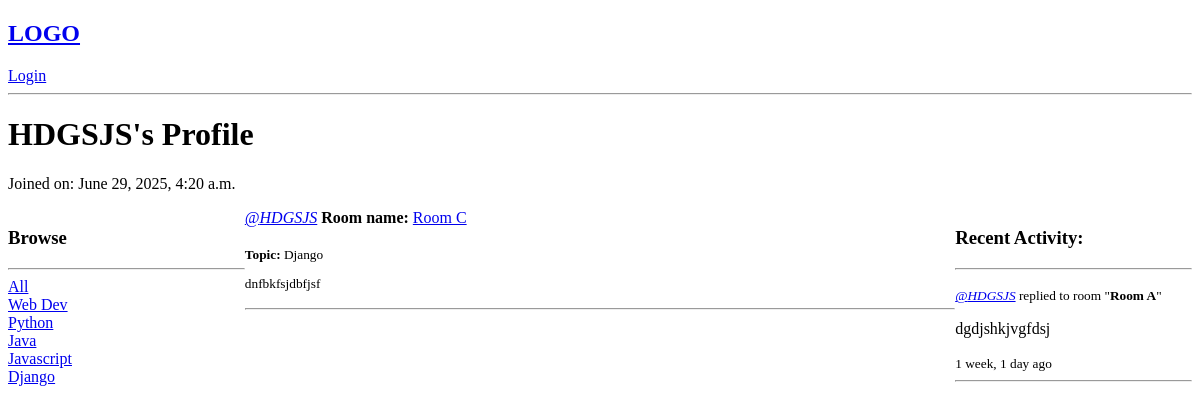
Before: /profile/1 with the older database file.
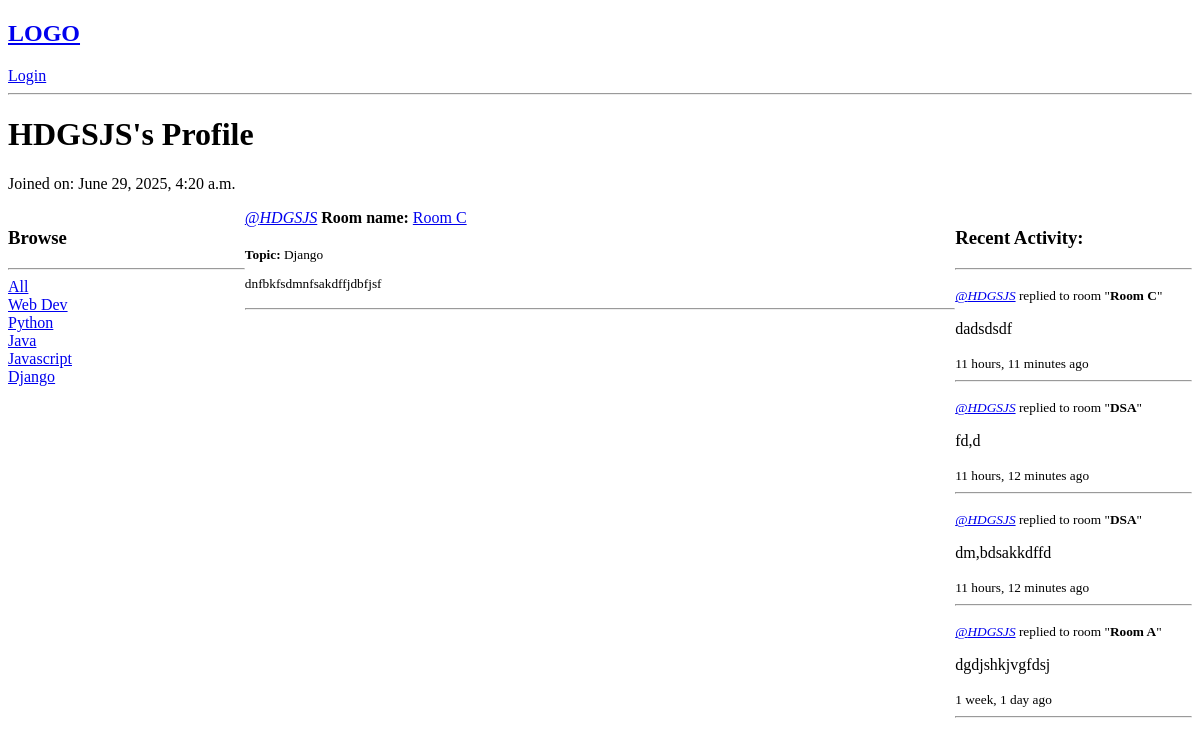
After: the same page with the newer database file.
### base/models.py (models this page shows, shortened)
class Topic(models.Model):
    name = models.CharField(max_length=200)

class Room(models.Model):
    id = models.UUIDField(primary_key=True, default=uuid.uuid4, editable=False)
    name = models.CharField(max_length=200)
    description = models.TextField(null=True, blank=True)
    topic = models.ForeignKey(Topic, on_delete=models.SET_NULL, null=True)  # Foreign key to Topic, can be null
    host = models.ForeignKey(User, on_delete=models.CASCADE)  # Foreign key to User, can be null
    participants = models.ManyToManyField(User, related_name='participants', blank=True)  # Many-to-many relationship with User
    updated = models.DateTimeField(auto_now=True) #this will update the timestamp whenever the model is saved
    created = models.DateTimeField(auto_now_add=True) #this will store the timestamp when it was first created
    class Meta:
        ordering = ['-updated', '-created']

class Message(models.Model):
    id = models.UUIDField(primary_key=True, default=uuid.uuid4, editable=False)  # Using UUID as primary key
    user = models.ForeignKey(User, on_delete=models.CASCADE)  # Foreign key to User, deletes messages if user is deleted
    room = models.ForeignKey(Room, on_delete=models.CASCADE)  # Foreign key to Room, deletes messages if room is deleted
    body = models.TextField()
    updated = models.DateTimeField(auto_now=True) #this will update the timestamp whenever the model is saved
    created = models.DateTimeField(auto_now_add=True) #this will store the timestamp when it was first created

### base/views.py (the view)
# urls.py: path('profile/<str:pk>', views.userProfile, name='user-profile'),
def userProfile(request, pk):
    profileUser = User.objects.get(id=pk)
    rooms = profileUser.room_set.all()
    roomMessages = profileUser.message_set.all().order_by('-created')[:5]
    topics = Topic.objects.all()
    return render(request, 'base/profile.html', {'profileUser': profileUser, 'rooms': rooms, 'roomMessages': roomMessages, 'topics': topics})

### base/templates/base/profile.html (shortened to what this page needs)
<!DOCTYPE html>
<html lang="en">
<head>
</head>
<body>
    {% extends 'main.html' %}
    {% block content %}
    <h1>{{ profileUser.username }}'s Profile</h1>
    <p>Joined on: {{ profileUser.date_joined }}</p>
    <div class="profile-container">
        <div>
            {% include 'base/topicComponent.html' %}
        </div>
        <div>
            {% include 'base/feedComponent.html' %}
        </div>
        <div>
            {% include 'base/activityComponent.html' %}
        </div>
    </div>
    {% endblock %}

### base/templates/base/topicComponent.html (shortened to what this page needs)
<!DOCTYPE html>
<html lang="en">
  <head>
  </head>
  <body>
    <div>
      <h3>Browse</h3>
      <hr />
      <div>
        <a href="{% url 'home' %}">All</a>
      </div>
      {% for topic in topics %}
      <div>
        <a href="{% url 'home' %}?q={{ topic.name }}">{{ topic.name }}</a>
      </div>
      {% endfor %}
    </div>
  </body>
</html>

### base/templates/base/feedComponent.html (shortened to what this page needs)
<!DOCTYPE html>
<html lang="en">
<head>
</head>
<body>
    <div>
        {% for room in rooms %}
            <div>
                <a href="{% url 'user-profile' room.host.id %}"><i>@{{ room.host.username }}</i></a>
                <strong>Room name:</strong> <a href="{% url 'room' room.id %}">{{ room.name }}</a>
                <br><br>
                <small><strong>Topic:</strong> {{ room.topic.name }}</small>
                <small><p>{{ room.description }}</p></small>
                <hr>
            </div>
            {% endfor %}
    </div>
</body>
</html>

### base/templates/base/activityComponent.html (shortened to what this page needs)
<!DOCTYPE html>
<html lang="en">
<head>
</head>
<body>
    <div>
            <h3>Recent Activity: </h3>
            <hr>
            {% for message in roomMessages %}
            <div>
                <p><small><a href="{% url 'user-profile' message.user.id %}"><i>@{{ message.user.username }}</i></a> replied to room "<b>{{ message.room.name }}</b>"</small></p>
                <p>{{ message.body }}</p>
                <small>{{ message.created|timesince }} ago</small>
            </div>
            <hr>
            {% endfor %}
    </div>
</body>
</html>

Changed rows visible on the page:
changed Room "Room C": description "dnfbkfsjdbfjsf" → "dnfbkfsdmnfsakdffjdbfjsf"
added Message: user.username "HDGSJS", room.name "Room C", body "dadsdsdf", created "11 hours, 11 minutes"
added Message: user.username "HDGSJS", room.name "DSA", body "fd,d", created "11 hours, 12 minutes"
added Message: user.username "HDGSJS", room.name "DSA", body "dm,bdsakkdffd", created "11 hours, 12 minutes"
